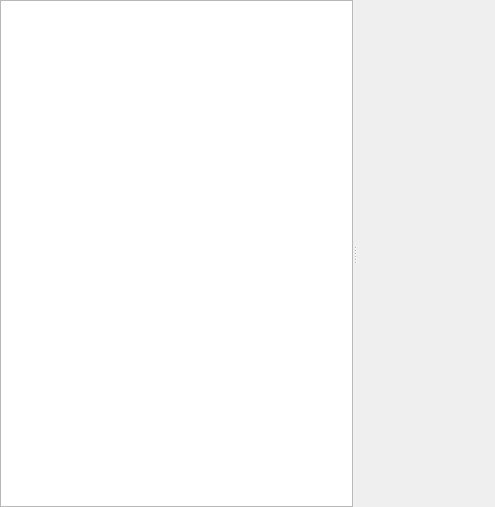
<?xml version="1.0" encoding="UTF-8"?>
<ui version="4.0">
 <class>QgsDualViewBase</class>
 <widget class="QStackedWidget" name="QgsDualViewBase">
  <property name="geometry">
   <rect>
    <x>0</x>
    <y>0</y>
    <width>495</width>
    <height>507</height>
   </rect>
  </property>
  <property name="currentIndex">
   <number>0</number>
  </property>
  <widget class="QWidget" name="mPageTableView">
   <layout class="QGridLayout" name="gridLayout_3">
    <property name="leftMargin">
     <number>0</number>
    </property>
    <property name="topMargin">
     <number>0</number>
    </property>
    <property name="rightMargin">
     <number>0</number>
    </property>
    <property name="bottomMargin">
     <number>0</number>
    </property>
    <item row="0" column="0">
     <widget class="QSplitter" name="mConditionalSplitter">
      <property name="orientation">
       <enum>Qt::Horizontal</enum>
      </property>
      <property name="childrenCollapsible">
       <bool>false</bool>
      </property>
      <widget class="QgsAttributeTableView" name="mTableView">
       <property name="alternatingRowColors">
        <bool>true</bool>
       </property>
      </widget>
      <widget class="QgsPanelWidgetStack" name="mConditionalFormatWidgetStack" native="true">
       <property name="sizePolicy">
        <sizepolicy hsizetype="Preferred" vsizetype="Preferred">
         <horstretch>0</horstretch>
         <verstretch>0</verstretch>
        </sizepolicy>
       </property>
      </widget>
     </widget>
    </item>
   </layout>
  </widget>
  <widget class="QWidget" name="mPageAttributeEditor">
   <layout class="QGridLayout" name="gridLayout_2">
    <property name="leftMargin">
     <number>0</number>
    </property>
    <property name="topMargin">
     <number>0</number>
    </property>
    <property name="rightMargin">
     <number>0</number>
    </property>
    <property name="bottomMargin">
     <number>0</number>
    </property>
    <item row="0" column="0">
     <widget class="QSplitter" name="mAttributeEditorViewSplitter">
      <property name="orientation">
       <enum>Qt::Horizontal</enum>
      </property>
      <widget class="QWidget" name="listViewWdg" native="true">
       <layout class="QVBoxLayout" name="verticalLayout_2">
        <property name="spacing">
         <number>2</number>
        </property>
        <property name="leftMargin">
         <number>0</number>
        </property>
        <property name="topMargin">
         <number>0</number>
        </property>
        <property name="rightMargin">
         <number>0</number>
        </property>
        <property name="bottomMargin">
         <number>0</number>
        </property>
        <item>
         <widget class="QToolButton" name="mFeatureListPreviewButton">
          <property name="sizePolicy">
           <sizepolicy hsizetype="MinimumExpanding" vsizetype="Fixed">
            <horstretch>0</horstretch>
            <verstretch>0</verstretch>
           </sizepolicy>
          </property>
          <property name="text">
           <string>…</string>
          </property>
          <property name="popupMode">
           <enum>QToolButton::InstantPopup</enum>
          </property>
          <property name="toolButtonStyle">
           <enum>Qt::ToolButtonTextBesideIcon</enum>
          </property>
          <property name="autoRaise">
           <bool>true</bool>
          </property>
          <property name="arrowType">
           <enum>Qt::NoArrow</enum>
          </property>
         </widget>
        </item>
        <item>
         <widget class="QgsFeatureListView" name="mFeatureListView">
          <property name="sizePolicy">
           <sizepolicy hsizetype="Preferred" vsizetype="Preferred">
            <horstretch>0</horstretch>
            <verstretch>0</verstretch>
           </sizepolicy>
          </property>
         </widget>
        </item>
        <item>
         <widget class="QWidget" name="widget" native="true">
          <property name="sizePolicy">
           <sizepolicy hsizetype="Preferred" vsizetype="Maximum">
            <horstretch>0</horstretch>
            <verstretch>0</verstretch>
           </sizepolicy>
          </property>
          <layout class="QHBoxLayout" name="horizontalLayout" stretch="0,0,0,0,0,1,0,0,0,0">
           <property name="spacing">
            <number>1</number>
           </property>
           <property name="leftMargin">
            <number>0</number>
           </property>
           <property name="topMargin">
            <number>0</number>
           </property>
           <property name="rightMargin">
            <number>0</number>
           </property>
           <property name="bottomMargin">
            <number>0</number>
           </property>
           <item>
            <widget class="QToolButton" name="mFirstFeatureButton">
             <property name="maximumSize">
              <size>
               <width>24</width>
               <height>24</height>
              </size>
             </property>
             <property name="toolTip">
              <string>Navigate to first feature</string>
             </property>
             <property name="text">
              <string/>
             </property>
             <property name="icon">
              <iconset resource="images/images.qrc">
               <normaloff>:/images/themes/default/mActionDoubleArrowLeft.svg</normaloff>:/images/themes/default/mActionDoubleArrowLeft.svg</iconset>
             </property>
             <property name="autoRaise">
              <bool>true</bool>
             </property>
            </widget>
           </item>
           <item>
            <widget class="QToolButton" name="mPreviousFeatureButton">
             <property name="maximumSize">
              <size>
               <width>24</width>
               <height>24</height>
              </size>
             </property>
             <property name="toolTip">
              <string>Navigate to previous feature</string>
             </property>
             <property name="text">
              <string/>
             </property>
             <property name="icon">
              <iconset resource="images/images.qrc">
               <normaloff>:/images/themes/default/mActionArrowLeft.svg</normaloff>:/images/themes/default/mActionArrowLeft.svg</iconset>
             </property>
             <property name="autoRaise">
              <bool>true</bool>
             </property>
            </widget>
           </item>
           <item>
            <widget class="QToolButton" name="mNextFeatureButton">
             <property name="sizePolicy">
              <sizepolicy hsizetype="Maximum" vsizetype="Fixed">
               <horstretch>0</horstretch>
               <verstretch>0</verstretch>
              </sizepolicy>
             </property>
             <property name="maximumSize">
              <size>
               <width>24</width>
               <height>24</height>
              </size>
             </property>
             <property name="toolTip">
              <string>Navigate to next feature</string>
             </property>
             <property name="text">
              <string/>
             </property>
             <property name="icon">
              <iconset resource="images/images.qrc">
               <normaloff>:/images/themes/default/mActionArrowRight.svg</normaloff>:/images/themes/default/mActionArrowRight.svg</iconset>
             </property>
             <property name="autoRaise">
              <bool>true</bool>
             </property>
            </widget>
           </item>
           <item>
            <widget class="QToolButton" name="mLastFeatureButton">
             <property name="maximumSize">
              <size>
               <width>24</width>
               <height>24</height>
              </size>
             </property>
             <property name="toolTip">
              <string>Navigate to last feature</string>
             </property>
             <property name="text">
              <string/>
             </property>
             <property name="icon">
              <iconset resource="images/images.qrc">
               <normaloff>:/images/themes/default/mActionDoubleArrowRight.svg</normaloff>:/images/themes/default/mActionDoubleArrowRight.svg</iconset>
             </property>
             <property name="autoRaise">
              <bool>true</bool>
             </property>
            </widget>
           </item>
           <item>
            <widget class="QLabel" name="mProgressCount">
             <property name="font">
              <font>
               <pointsize>11</pointsize>
              </font>
             </property>
             <property name="text">
              <string/>
             </property>
            </widget>
           </item>
           <item>
            <spacer name="horizontalSpacer">
             <property name="orientation">
              <enum>Qt::Horizontal</enum>
             </property>
             <property name="sizeHint" stdset="0">
              <size>
               <width>40</width>
               <height>20</height>
              </size>
             </property>
            </spacer>
           </item>
           <item>
            <widget class="QToolButton" name="mFlashButton">
             <property name="toolTip">
              <string>Highlight current feature on map</string>
             </property>
             <property name="text">
              <string/>
             </property>
             <property name="icon">
              <iconset resource="images/images.qrc">
               <normaloff>:/images/themes/default/mActionHighlightFeature.svg</normaloff>:/images/themes/default/mActionHighlightFeature.svg</iconset>
             </property>
             <property name="checkable">
              <bool>true</bool>
             </property>
             <property name="autoRaise">
              <bool>true</bool>
             </property>
            </widget>
           </item>
           <item>
            <spacer name="horizontalSpacer_2">
             <property name="orientation">
              <enum>Qt::Horizontal</enum>
             </property>
             <property name="sizeHint" stdset="0">
              <size>
               <width>20</width>
               <height>20</height>
              </size>
             </property>
            </spacer>
           </item>
           <item>
            <widget class="QToolButton" name="mAutoPanButton">
             <property name="toolTip">
              <string>Automatically pan to the current feature</string>
             </property>
             <property name="text">
              <string/>
             </property>
             <property name="icon">
              <iconset resource="images/images.qrc">
               <normaloff>:/images/themes/default/mActionPanTo.svg</normaloff>:/images/themes/default/mActionPanTo.svg</iconset>
             </property>
             <property name="checkable">
              <bool>true</bool>
             </property>
             <property name="autoRaise">
              <bool>true</bool>
             </property>
            </widget>
           </item>
           <item>
            <widget class="QToolButton" name="mAutoZoomButton">
             <property name="toolTip">
              <string>Automatically zoom to the current feature</string>
             </property>
             <property name="text">
              <string/>
             </property>
             <property name="icon">
              <iconset resource="images/images.qrc">
               <normaloff>:/images/themes/default/mActionZoomTo.svg</normaloff>:/images/themes/default/mActionZoomTo.svg</iconset>
             </property>
             <property name="checkable">
              <bool>true</bool>
             </property>
             <property name="autoRaise">
              <bool>true</bool>
             </property>
            </widget>
           </item>
          </layout>
         </widget>
        </item>
       </layout>
      </widget>
      <widget class="QFrame" name="mAttributeEditor">
       <property name="sizePolicy">
        <sizepolicy hsizetype="Expanding" vsizetype="Expanding">
         <horstretch>1</horstretch>
         <verstretch>0</verstretch>
        </sizepolicy>
       </property>
       <property name="frameShape">
        <enum>QFrame::StyledPanel</enum>
       </property>
       <property name="frameShadow">
        <enum>QFrame::Raised</enum>
       </property>
       <layout class="QGridLayout" name="gridLayout">
        <property name="leftMargin">
         <number>0</number>
        </property>
        <property name="topMargin">
         <number>0</number>
        </property>
        <property name="rightMargin">
         <number>0</number>
        </property>
        <property name="bottomMargin">
         <number>0</number>
        </property>
       </layout>
      </widget>
     </widget>
    </item>
   </layout>
   <action name="mActionExpressionPreview">
    <property name="icon">
     <iconset resource="images/images.qrc">
      <normaloff>:/images/themes/default/mActionFilter.svg</normaloff>:/images/themes/default/mActionFilter.svg</iconset>
    </property>
    <property name="text">
     <string>Expression</string>
    </property>
   </action>
   <action name="mActionPreviewColumnsMenu">
    <property name="text">
     <string>Column Preview</string>
    </property>
   </action>
  </widget>
 </widget>
 <customwidgets>
  <customwidget>
   <class>QgsAttributeTableView</class>
   <extends>QTableView</extends>
   <header>qgsattributetableview.h</header>
  </customwidget>
  <customwidget>
   <class>QgsFeatureListView</class>
   <extends>QListView</extends>
   <header>qgsfeaturelistview.h</header>
  </customwidget>
  <customwidget>
   <class>QgsPanelWidgetStack</class>
   <extends>QWidget</extends>
   <header>qgspanelwidgetstack.h</header>
   <container>1</container>
  </customwidget>
 </customwidgets>
 <resources>
  <include location="images/images.qrc"/>
 </resources>
 <connections/>
</ui>
